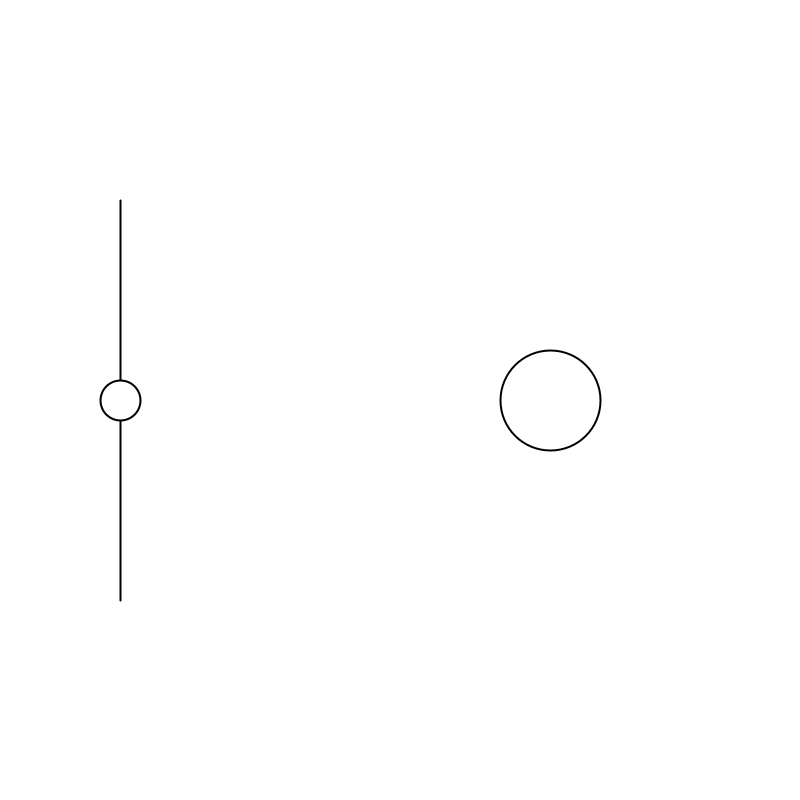
Frame 1 (no input)
Frame 60 (the mouse pressed at the canvas centre just before this capture): identical to frame 1, image omitted
Frame 120 (the mouse held since frame 60 and released just before this capture): identical to frame 1, image omitted

The Processing sketch that drew this single still picture (run headless with seeded random() and noise(); from frame 60 on, the mouse is pressed at the canvas centre):

// Processing sketch: slider
// ── slider.pde

float sliderY;
float size;

void setup() {
  size(800, 800);
  strokeWeight(2);
  sliderY = 400;
  size = 100;
}

void draw() {
  background(255);
  line(120, 200, 120, 600);
  circle(120, sliderY, 40);
  circle(550, 400, size);
  
}

void mouseDragged() {
  if (mouseY > 200 && mouseY < 600 && mouseX > 100 && mouseX < 140) {
    sliderY = mouseY; }
    size = sliderY;
  
}

void mouseReleased() {
  if (mouseY > 200 && mouseY < 600 && mouseX > 100 && mouseX < 140) {
    sliderY = mouseY; }
    size = sliderY;
    
}
